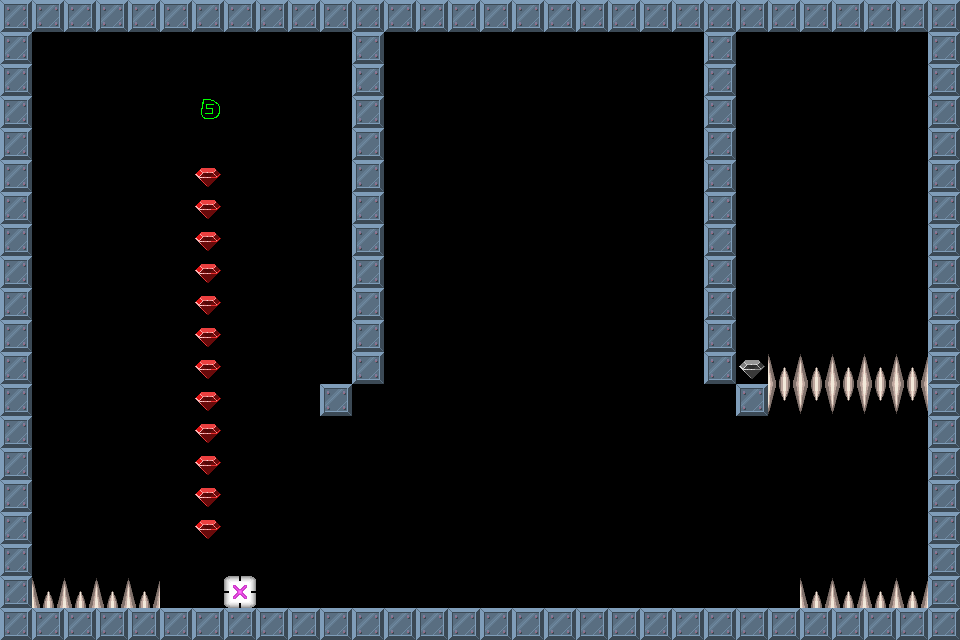

Below is a game level as drawn by its tile map, then a one-line description and the .tmx that defines it (tile-layer data replaced by summaries):
An orthogonal 30x20 tile map with 32x32 px tiles, 1 tile layer (Tile Layer 1).

<map version="1.0" orientation="orthogonal" width="30" height="20" tilewidth="32" tileheight="32">
 <tileset firstgid="1" name="brick-1" tilewidth="32" tileheight="32">
  <image source="brick-1.png" width="128" height="128" />
  <tile id="0">
   <properties>
    <property name="components" value="Platform" />
   </properties>
  </tile>
  <tile id="1">
   <properties>
    <property name="components" value="PlayerStart" />
   </properties>
  </tile>
  <tile id="2">
   <properties>
    <property name="components" value="Spikes, Deadly" />
   </properties>
  </tile>
  <tile id="3">
   <properties>
    <property name="components" value="Gem" />
   </properties>
  </tile>
  <tile id="4">
   <properties>
    <property name="components" value="Spikes, Deadly" />
   </properties>
  </tile>
  <tile id="5">
   <properties>
    <property name="components" value="Stone, Pushable, Platform" />
   </properties>
  </tile>
  <tile id="6">
   <properties>
    <property name="components" value="Gem, PowerUp" />
   </properties>
  </tile>
  <tile id="7">
   <properties>
    <property name="components" value="Gem, PowerDown" />
   </properties>
  </tile>
  <tile id="8">
   <properties>
    <property name="components" value="AntiStone" />
   </properties>
  </tile>
 </tileset>
 <layer name="Tile Layer 1" width="30" height="20">
  <data>[600 cells, 153 non-empty, 7 distinct tile ids]</data>
 </layer>
</map>
